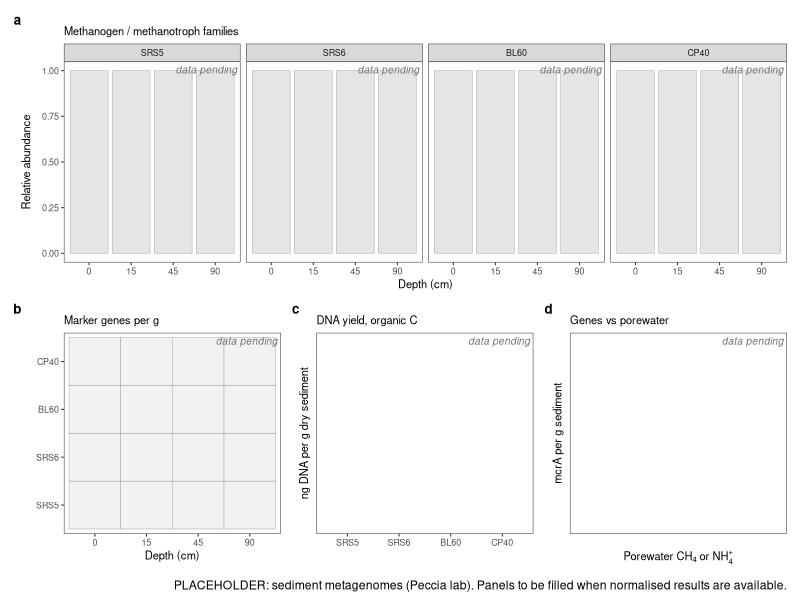

Write the R code that produced this figure.
# =============================================================================
# PLACEHOLDER figure for the sediment metagenomes (Peccia lab; W. Chen).
# Lays out the intended panels on the real site x depth design, with no data:
#   (a) methanogen and methane-oxidiser families (relative abundance) by site and depth
#   (b) marker genes per g dry sediment (mcrA; mttB/mtbB/mtmB; pmoA/mmoX)
#   (c) DNA yield per g dry sediment and organic carbon (normalisation)
#   (d) mcrA abundance vs porewater CH4 and NH4
# Replace each panel with data when available.
# Output: output/figures/other/metagenome_placeholder.png
# =============================================================================
suppressMessages({library(ggplot2); library(patchwork)})
if (requireNamespace("here", quietly = TRUE)) setwd(here::here())
sites <- factor(c("SRS5", "SRS6", "BL60", "CP40"), levels = c("SRS5", "SRS6", "BL60", "CP40"))
depths <- factor(c("0", "15", "45", "90"), levels = c("0", "15", "45", "90"))
grid <- expand.grid(site = sites, depth = depths)
th <- theme_bw(base_size = 8) + theme(panel.grid = element_blank(), plot.tag = element_text(face = "bold"))
pend <- function(p, lab) p + annotate("text", x = Inf, y = Inf, label = lab, hjust = 1.05, vjust = 1.5, size = 2.6, colour = "grey45", fontface = "italic")
pa <- pend(ggplot(grid, aes(depth, 1)) + geom_col(fill = "grey90", colour = "grey70", linewidth = 0.2) + facet_grid(~ site) +
             labs(x = "Depth (cm)", y = "Relative abundance", tag = "a", subtitle = "Methanogen / methanotroph families") + th, "data pending")
pb <- pend(ggplot(grid, aes(depth, site)) + geom_tile(fill = "grey95", colour = "grey70", linewidth = 0.2) +
             labs(x = "Depth (cm)", y = NULL, tag = "b", subtitle = "Marker genes per g") + th, "data pending")
pc <- pend(ggplot(grid, aes(site, 0)) + geom_blank() + labs(x = NULL, y = "ng DNA per g dry sediment", tag = "c", subtitle = "DNA yield, organic C") + th + theme(axis.text.y = element_blank(), axis.ticks.y = element_blank()), "data pending")
pd <- pend(ggplot(grid, aes(1, 1)) + geom_blank() + labs(x = expression("Porewater CH"[4]*" or NH"[4]^"+"), y = "mcrA per g sediment", tag = "d", subtitle = "Genes vs porewater") + th + theme(axis.text = element_blank(), axis.ticks = element_blank()), "data pending")
fig <- pa / (pb | pc | pd) + plot_layout(heights = c(1, 1)) +
  plot_annotation(caption = "PLACEHOLDER: sediment metagenomes (Peccia lab). Panels to be filled when normalised results are available.")
ggsave("output/figures/other/metagenome_placeholder.png", fig, width = 7.2, height = 5, dpi = 300)
